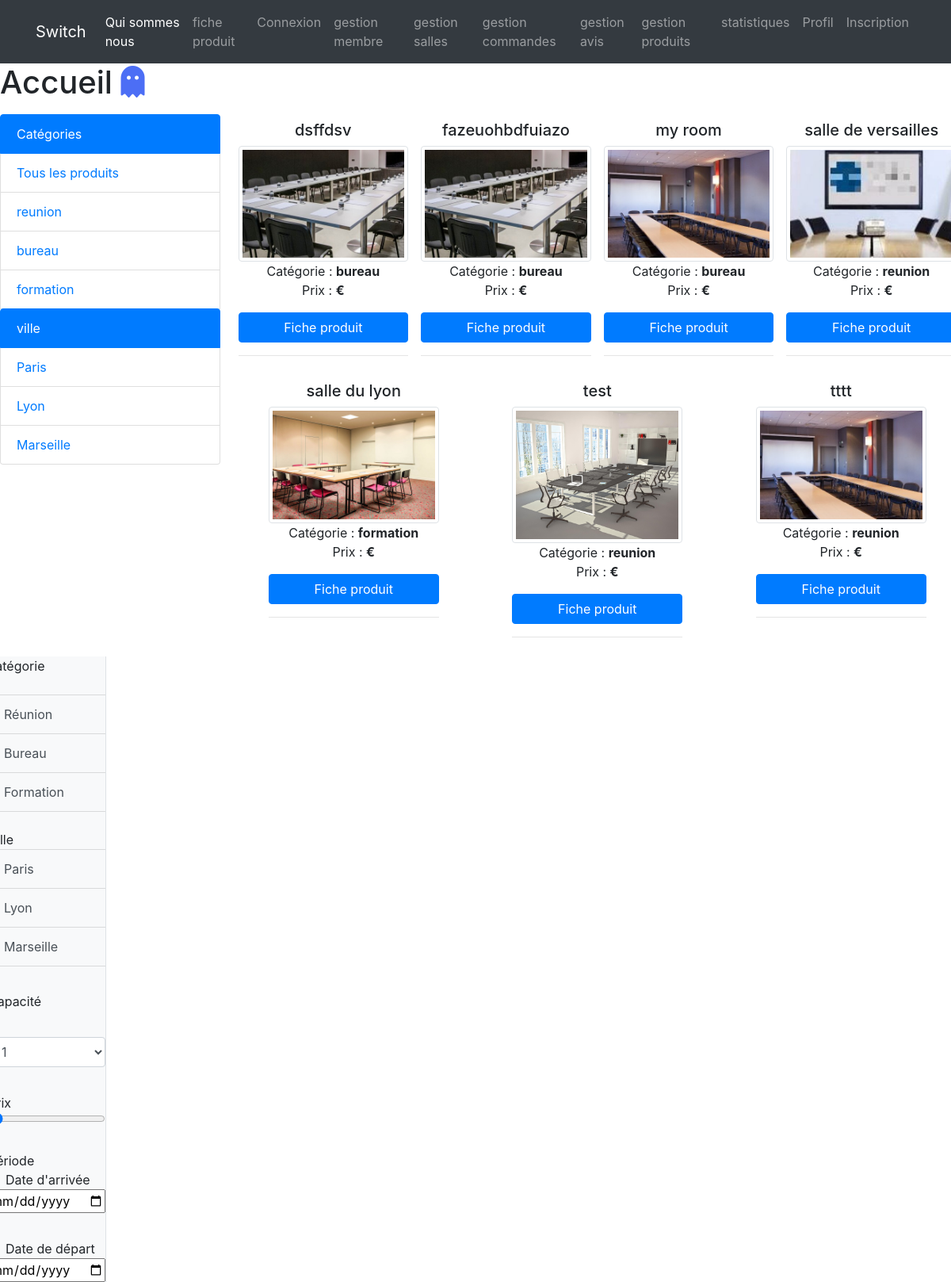
The page / on the database its author committed.
### tables this page shows
CREATE TABLE `salle` (
  `id_salle` int(3) NOT NULL,
  `titre` varchar(200) NOT NULL,
  `description` text NOT NULL,
  `photo` varchar(200) DEFAULT NULL,
  `pays` varchar(20) NOT NULL,
  `ville` varchar(20) NOT NULL,
  `adresse` varchar(50) NOT NULL,
  `cp` int(5) NOT NULL,
  `capacite` int(3) NOT NULL,
  `categorie` enum('reunion','bureau','formation') NOT NULL
);

### index.php (the view, shortened to what this page needs)
<?php
include 'inc/init.inc.php';
?>
<?php
$liste_categorie = $pdo->query("SELECT DISTINCT categorie FROM salle");
 $liste_ville = $pdo->query("SELECT DISTINCT ville FROM salle");
if(isset($_GET['categorie'])) {
    $choix_categorie = $_GET['categorie'];
	$liste_article = $pdo->prepare("SELECT * FROM salle WHERE categorie = :categorie ORDER BY titre");
	$liste_article->bindParam(':categorie', $choix_categorie, PDO::PARAM_STR);
    $liste_article->execute();
 } else if(isset($_GET['ville'])) {
     $choix_ville = $_GET['ville'];
    $liste_article = $pdo->prepare("SELECT * FROM salle WHERE ville =
     :ville ORDER BY titre");
    $liste_article->bindParam(':ville', $choix_ville, PDO::PARAM_STR);
     $liste_article->execute();
   } else {
    $liste_article = $pdo->query("SELECT * FROM salle ORDER BY titre");
    }
var_dump($_GET);
include 'inc/header.inc.php';
include 'inc/nav.inc.php';
?>
    <div class="starter-template">
		<h1><i style="color: #4c6ef5;"></i> Accueil <i class="fas fa-ghost" style="color: #4c6ef5;"></i></h1>
	</div>
	<div class="row">
		<div class="col-3">
			<?php
				echo '<ul class="list-group">
					<li class="list-group-item active">Catégories</li>';
				echo '<li class="list-group-item"><a href="index.php">Tous les produits</a></li>';
				while($categorie = $liste_categorie->fetch(PDO::FETCH_ASSOC)) {
                    echo '<li class="list-group-item"><a href="?categorie=' . $categorie['categorie'] . '">' . $categorie['categorie'] .
                    '</a></li>';
				}
                echo '<ul class="list-group">
               <li class="list-group-item active">ville</li>';
              while($ville = $liste_ville->fetch(PDO::FETCH_ASSOC)) {
                 echo '<li class="list-group-item"><a href="?ville=' .
                 $ville['ville'] .'">' . $ville['ville'] .
                '</a></li>';
             }
        echo '</ul>';
			?>
    </div>
		<div class="col-9">
			<div class="row justify-content-around">
            <?php
                    while($salle = $liste_article->fetch(PDO::FETCH_ASSOC)) {
					echo '<div class="col-sm-3 text-center p-2">';
					echo '<h5>' . $salle['titre'] . '</h5>';
					echo '<img src="img/' . $salle['photo'] . '" alt="' . $salle['titre'] . '" class="img-thumbnail w-100">';
					echo '<p>Catégorie : <b>' . $salle['categorie'] . '</b><br>';
					echo 'Prix : <b>' . $salle['prix'] . '€</b></p>';
					echo '<a href="fiche_produit.php?id_salle=' . $salle['id_salle'] . '" class="btn btn-primary w-100">Fiche produit</a><hr>';
					echo '</div>';
				}
			?>
			</div>
		</div>
    <div class="d-flex" id="wrapper">
        <div class="bg-light border-right" id="sidebar-wrapper">
            <div class="sidebar-heading">catégorie </div><br>
            <div class="list-group list-group-flush">
                <a href="#" class="list-group-item list-group-item-action bg-light">Réunion</a>
                <a href="#" class="list-group-item list-group-item-action bg-light">Bureau</a>
                <a href="#" class="list-group-item list-group-item-action bg-light">Formation</a><br>
                <div class="sidebar-heading">Ville </div>
                <a href="#" class="list-group-item list-group-item-action bg-light">Paris</a>
                <a href="#" class="list-group-item list-group-item-action bg-light">Lyon</a>
                <a href="#" class="list-group-item list-group-item-action bg-light">Marseille</a><hr>
                <div class="sidebar-heading">Capacité</div><hr>
                <select name="capacite" id="capacite" class="form-control"><hr>
                    <option>1</option>
                </select><hr>
                <div class="sidebar-heading">Prix</div>
                <input type="range" value="15" max="1000" min="0" step="10"><hr>
                <div class="sidebar-heading">Période</div>
                <li>Date d'arrivée</li>
                <input type="date" name="reservation"><hr>
                <li>Date de départ</li>
                <input type="date" name="reservation">
            </div>
        </div>

### inc/header.inc.php (shortened to what this page needs)
<head>
    <link href="../css/vendor/bootstrap/css/bootstrap.min.css" rel="stylesheet">
    <link href="../css/shop-homepage.css" rel="stylesheet">
    <link href="https://cdnjs.cloudflare.com/ajax/libs/font-awesome/5.12.0/css/all.min.css" rel="stylesheet">
</head>
<body>

### inc/nav.inc.php (shortened to what this page needs)
<nav class="navbar navbar-expand-lg navbar-dark bg-dark fixed-top">
            <div class="container">
                <a class="navbar-brand" href="">Switch</a>
                <div class="collapse navbar-collapse" id="navbarResponsive">
                    <ul class="navbar-nav ml-auto">
                        <li class="nav-item active">
                            <a class="nav-link" href="../index.php">Qui sommes nous
                            </a>
                        </li>
                        <li class="nav-item">
                            <a class="nav-link" href="../fiche_produit.php">fiche produit</a>
                        </li>
                        <li class="nav-item">
                            <a class="nav-link" href="../connexion.php">Connexion</a>
                        </li>
                        <li class="nav-item">
                            <a class="nav-link" href="../gestion_membre.php">gestion membre</a>
                        </li>
                        <li class="nav-item">
                            <a class="nav-link" href="../gestion_salles.php">gestion salles</a>
                        </li>
                        <li class="nav-item">
                            <a class="nav-link" href="../gestion_commandes.php">gestion commandes</a>
                        </li>
                        <li class="nav-item">
                            <a class="nav-link" href="../gestion_avis.php">gestion avis</a>
                        </li>
                        <li class="nav-item">
                            <a class="nav-link" href="../gestion_produits.php">gestion produits</a>
                        </li>
                        <li class="nav-item">
                            <a class="nav-link" href="../statistiques.php">statistiques</a>
                        </li>
                        <li class="nav-item">
                            <a class="nav-link" href="../profil.php">Profil</a>
                        </li>
                        <li class="nav-item">
                            <a class="nav-link" href="../inscription.php">Inscription</a>
                        </li>
                    </ul>
                </div>
            </div>
        </nav>

### css/shop-homepage.css (style rules this page uses)
body { padding-top: 56px; }

### rows shown on the page
salle: titre "dsffdsv", photo (picture), categorie "bureau"
salle: titre "fazeuohbdfuiazo", photo (picture), categorie "bureau"
salle: titre "my room", photo (picture), categorie "bureau"
salle: titre "salle de versailles", photo (picture), categorie "reunion"
salle: titre "salle du lyon", photo (picture), categorie "formation"
salle: titre "test", photo+titre (picture), categorie "reunion"
salle: titre "tttt", photo (picture), categorie "reunion"

### other values the page prints
$categorie['categorie'] "reunion"
$categorie['categorie'] "bureau"
$categorie['categorie'] "formation"
$ville['ville'] "Paris"
$ville['ville'] "Lyon"
$ville['ville'] "Marseille"
